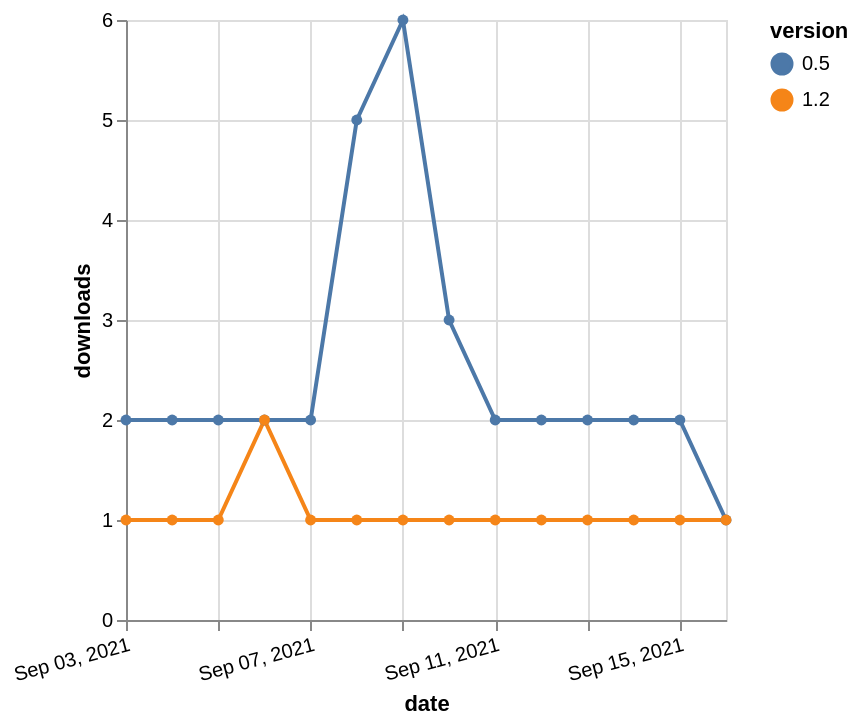

Here is the Vega-Lite specification saved for this chart:
### Vega-Lite specification from a JSON file in a GitHub repository (floating-point values rounded to 4 significant figures)
{"$schema": "https://vega.github.io/schema/vega-lite/v5.json", "description": "A simple bar chart with embedded data.", "data": {"values": [{"date": "2021-09-03", "total": 4155, "delta": 2, "version": "0.5"}, {"date": "2021-09-04", "total": 4157, "delta": 2, "version": "0.5"}, {"date": "2021-09-05", "total": 4159, "delta": 2, "version": "0.5"}, {"date": "2021-09-06", "total": 4161, "delta": 2, "version": "0.5"}, {"date": "2021-09-07", "total": 4163, "delta": 2, "version": "0.5"}, {"date": "2021-09-08", "total": 4168, "delta": 5, "version": "0.5"}, {"date": "2021-09-09", "total": 4174, "delta": 6, "version": "0.5"}, {"date": "2021-09-10", "total": 4177, "delta": 3, "version": "0.5"}, {"date": "2021-09-11", "total": 4179, "delta": 2, "version": "0.5"}, {"date": "2021-09-12", "total": 4181, "delta": 2, "version": "0.5"}, {"date": "2021-09-13", "total": 4183, "delta": 2, "version": "0.5"}, {"date": "2021-09-14", "total": 4185, "delta": 2, "version": "0.5"}, {"date": "2021-09-15", "total": 4187, "delta": 2, "version": "0.5"}, {"date": "2021-09-16", "total": 4188, "delta": 1, "version": "0.5"}, {"date": "2021-09-03", "total": 247, "delta": 1, "version": "1.2"}, {"date": "2021-09-04", "total": 248, "delta": 1, "version": "1.2"}, {"date": "2021-09-05", "total": 249, "delta": 1, "version": "1.2"}, {"date": "2021-09-06", "total": 251, "delta": 2, "version": "1.2"}, {"date": "2021-09-07", "total": 252, "delta": 1, "version": "1.2"}, {"date": "2021-09-08", "total": 253, "delta": 1, "version": "1.2"}, {"date": "2021-09-09", "total": 254, "delta": 1, "version": "1.2"}, {"date": "2021-09-10", "total": 255, "delta": 1, "version": "1.2"}, {"date": "2021-09-11", "total": 256, "delta": 1, "version": "1.2"}, {"date": "2021-09-12", "total": 257, "delta": 1, "version": "1.2"}, {"date": "2021-09-13", "total": 258, "delta": 1, "version": "1.2"}, {"date": "2021-09-14", "total": 259, "delta": 1, "version": "1.2"}, {"date": "2021-09-15", "total": 260, "delta": 1, "version": "1.2"}, {"date": "2021-09-16", "total": 261, "delta": 1, "version": "1.2"}]}, "width": "container", "mark": {"type": "line", "point": {"filled": true}}, "encoding": {"x": {"field": "date", "type": "temporal", "timeUnit": "yearmonthdate", "title": "date", "axis": {"labelAngle": -15}}, "y": {"field": "delta", "type": "quantitative", "title": "downloads"}, "color": {"field": "version", "type": "nominal"}, "tooltip": {"field": "delta"}}}
